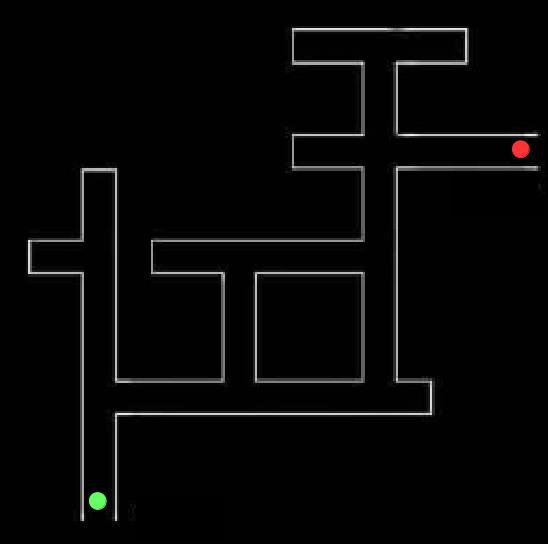
//> input picture maze4.png, 548 x 544 px
$ ./test   (built with g++ and OpenCV 4)
//> lines starting //> are read from the running program, lines starting //| are printed output that depends on the picture; after the words box and inside, x2 and y2 are one past the last pixel; in counts of white or black regions, pixels touching at a corner belong together
#include <opencv2/highgui/highgui.hpp>
#include <opencv2/imgproc/imgproc.hpp>
#include <cmath>
#include <iostream>
#include <stdio.h>
#include <stdlib.h>
#include <limits>

using namespace cv;
using namespace std;

int thresh = 125;
int max_thresh = 255;

float dist_two_points(Point2d p1, Point2d p2)
{
	return sqrt(pow(p1.x-p2.x,2) + pow(p1.y - p2.y,2));
}

Mat binary(Mat a)
{
    int i,j;
    for(i=0; i<a.rows; i++)
        for(j=0; j<a.cols; j++)
        {
            if(a.at<uchar>(i,j) < 50) a.at<uchar>(i,j) = 0;
            else a.at<uchar>(i,j) = 255;
        }

    return a;
}

int isgreen(Mat a, int i, int j)
{
	if(a.at<Vec3b>(i,j)[1] - a.at<Vec3b>(i,j)[2] > 20 && a.at<Vec3b>(i,j)[1] - a.at<Vec3b>(i,j)[0] > 20) return 1;
	return 0;
}

int isred(Mat a, int i, int j)
{
	if(a.at<Vec3b>(i,j)[2] - a.at<Vec3b>(i,j)[0] > 50 && a.at<Vec3b>(i,j)[2] - a.at<Vec3b>(i,j)[1] > 50) return 1;
	return 0;
}

void find_src_dest(Mat a, Point2d array[])
{
	int i1,i2,j;
	int Gflag = 1, Rflag = 1;
	for(i1=0; i1<a.rows && (Gflag || Rflag); i1++)
		for(j=0 ;j<a.cols && (Gflag || Rflag); j++)
		{
			if(isgreen(a,i1,j) && Gflag)
			{
				for(i2=i1+1; isgreen(a,i2,j); i2++);
				i2--;
				array[0].x = (i1+i2)>>1;
				array[0].y = j;
				Gflag = 0;
			}

			if(isred(a,i1,j) && Rflag)
			{
				for(i2=i1+1; isred(a,i2,j); i2++);
				i2--;
				array[1].x = (i1+i2)>>1;
				array[1].y = j;
				Rflag = 0;
			}
		}
}

Mat remove_src_dest(Mat a)
{
	int i,j,k;
	for(i=0; i<a.rows; i++)
		for(j=0; j<a.cols; j++)
			if(isgreen(a,i,j) || isred(a,i,j))
				for(k=0; k<=2; k++) a.at<Vec3b>(i,j)[k] = 0;

	return a;
}

int isValid(int i, int j, int rows, int cols)
{
	if(i < 0 || j < 0 || i >= rows || j >= cols)
	{
		return 0;
	}
	return 1;
}

Mat isolate_path(Mat c, Mat path)
{
	int i,j,k, flag = 0;
	k = 5;
	for(i = 0; i < c.rows; i++)
	{
		for(j = 0; j < c.cols;j++)
		{
			flag = 0;
			if(isValid(i + k,j,c.rows,c.cols) && isValid(i, j + k, c.rows, c.cols))
			{
				if(path.at<uchar>(i+k,j) >= 128 && path.at<uchar>(i-k, j) >= 128 && c.at<uchar>(i,j) < 100)
				{
					//cout<<"alright"<<endl;
					flag = 1;
				}
				if(path.at<uchar>(i,j+k) >= 128 && path.at<uchar>(i, j-k) >= 128 && c.at<uchar>(i,j) < 100)
				{
					//cout<<"alright"<<endl;
					flag = 1;
				}
				if(path.at<uchar>(i+k,j+k) >= 128 && path.at<uchar>(i-k, j-k) >= 128 && path.at<uchar>(i-k,j+k) >= 128 && path.at<uchar>(i+k,j-k) >=128 && c.at<uchar>(i,j) < 100)
				{
					//cout<<"alright"<<endl;
					flag = 1;
				}
			}
			if(!flag)
			{
				c.at<uchar>(i,j) = 255;
			}
		}
	}
	return c;
}

Mat cornerHarris_demo(Mat c)
{

  Mat dst, dst_norm, dst_norm_scaled;
  dst = Mat::zeros( c.size(), CV_32FC1 );

  /// Detector parameters
  int blockSize = 2;
  int apertureSize = 3;
  double k = 0.04;

  /// Detecting corners
  cornerHarris( c, dst, blockSize, apertureSize, k, BORDER_DEFAULT );

  /// Normalizing
  normalize( dst, dst_norm, 0, 255, NORM_MINMAX, CV_32FC1, Mat() );
  convertScaleAbs( dst_norm, dst_norm_scaled );

  /// Drawing a circle around corners
  Mat corners(c.rows, c.cols, CV_8UC1, Scalar(0));
  for( int j = 0; j < dst_norm.rows ; j++ )
     { for( int i = 0; i < dst_norm.cols; i++ )
          {
            if( (int) dst_norm.at<float>(j,i) > thresh )
              {
               circle( dst_norm_scaled, Point( i, j ), 5,  Scalar(0), 2, 8, 0 );
               corners.at<uchar>(j,i) = 255;
              }
          }
     }
  /// Showing the result
  namedWindow( "cornerHarris", WINDOW_NORMAL);
  namedWindow( "corners", WINDOW_NORMAL);
  imshow( "cornerHarris", dst_norm_scaled );
  imshow( "corners", corners );
  while(1)
  {
  	int flag = waitKey(10);
  	if(flag == 27) break;
  }

  return corners;
}


vector<Point2d> refine_corners(Mat corners, int k)
{
	vector<Point2d> vertices;
	int i,j;
	for(i=0; i<corners.rows; i++)
		for(j=0; j<corners.cols; j++)
		{
			if(corners.at<uchar>(i,j) == 255)
			{
				vector<Point2d> neighbors;
				int p,q;
				for(p=i-k; p<=i+k; p++)
					for(q=j-k; q<=j+k; q++)
					{
						if(isValid(p,q,corners.rows,corners.cols) && corners.at<uchar>(p,q))
						{
							Point2d temp;
							temp.x = p;
							temp.y = q;
							neighbors.push_back(temp);
							corners.at<uchar>(p,q) = 0;
						}
					}
				//printf("No. of neighbors = %d\n",(int)neighbors.size());
				if(neighbors.size() == 0) continue;
				int x=0,y=0,iter;
				for(iter=0; iter<neighbors.size(); iter++)
				{
					x += neighbors[iter].x;
					y += neighbors[iter].y;
				}
				x /= neighbors.size();
				y /= neighbors.size();
				Point2d temp;
				temp.x = x;
				temp.y = y;
				vertices.push_back(temp);
			}
		}

	return vertices;
}

void path_exists(Mat a, vector<Point2d> &vertices, int **path_matrix)
{
	int i,j,k;
	for(i=0; i<vertices.size(); i++)
		for(j=i+1; j<vertices.size(); j++)
		{	Point2d p1 = vertices[i], p2 = vertices[j];
			float distance = sqrt(pow(p1.x - p2.x, 2) + pow(p1.y - p2.y, 2));
			Point2d in_between;
			int flag = 0;
			for(k = 0; k <= distance; k++)
			{
				in_between.x = (k*p2.x + (distance - k)*p1.x)/distance;
				in_between.y = (k*p2.y + (distance - k)*p1.y)/distance;
				if(a.at<uchar>(in_between.x, in_between.y) == 255) {flag = 1; break;}
			}
			if(flag == 0){path_matrix[i][j] = 1; path_matrix[j][i] = 1;}
		}
}

int index_of_best_node(int *visited, int** path_matrix, vector<Point2d> &distinct_corners, vector<float> &dist)
{
	int i,j,k;
	int n = distinct_corners.size();
	int  min_dist = 10000000;
	j = -1;
	for(i = 0; i < n; i++)
	{
		if(dist[i] < min_dist && visited[i] == 0)
		{
			min_dist = dist[i];
			j = i;
		}
	}
	return j;
}

void dijkstra(vector<Point2d> &distinct_corners, int start_index, int end_index, int *visited, int** path_matrix, vector<int> &baap_ka_index)
{
	int i,j,k;
	int n = distinct_corners.size();
	vector<float> dist(n);
	for(i = 0; i < n; i++)
	{
		if(i != start_index)
		{
			dist[i] = 10000000;
		}
		else
			dist[i] = 0;
		baap_ka_index[i] = -1;
	}
	int curr_node_index;
	float temp_dist;
	while(1)
	{
		//cout<<"Dijkstra running..."<<endl;
		if(curr_node_index == end_index) break;
		curr_node_index = index_of_best_node(visited, path_matrix, distinct_corners, dist);
		// [4 lines of commented-out code are left out]
		for(j = 0; j < n; j++)
		{
			if(curr_node_index == -1) continue;
			if(path_matrix[curr_node_index][j] == 1)
			{
				temp_dist = dist[curr_node_index] + dist_two_points(distinct_corners[curr_node_index], distinct_corners[j]);
				if(temp_dist < dist[j])
				{
					dist[j] = temp_dist;
					baap_ka_index[j] = curr_node_index;
				}
			}
		}
		//cout<<baap_ka_index[j]<<endl;
		visited[curr_node_index] = 1;
	}
	//cout<<"Hello"<<endl;   //Just like that :P

}

void draw_final_path(vector<Point2d> &distinct_corners, int end_index, int start_index, Mat b, vector<int> &baap_ka_index)
{
	Point2d curr_node;
	curr_node.x = distinct_corners[end_index].x;
	curr_node.y = distinct_corners[end_index].y;
	Point2d baap_node;
	int curr_index = end_index;
	int baap_index = baap_ka_index[curr_index];
	while(1)
	{
		if(curr_node.x == distinct_corners[start_index].x && curr_node.y == distinct_corners[start_index].y)
		{
			break;
		}
		baap_node.x = distinct_corners[baap_index].x;
		baap_node.y = distinct_corners[baap_index].y;
		Point2d start, end;
		start.x = curr_node.y;
		start.y = curr_node.x;
		end.x = baap_node.y;
		end.y = baap_node.x;
		line(b, start, end, Scalar(255,0,0), 2 , 8);
		curr_node = baap_node;
		curr_index = baap_index;
		baap_index = baap_ka_index[curr_index];

	}
}

int main()
{
	Mat a = imread("maze4.png",1);
//> a is the input picture: 544 rows x 548 cols, CV_8UC3; mean B, G, R 6.9, 7, 7.1
	Mat original = a.clone();

	//printf("%d %d",isgreen(a,44,452),isred(a,44,452));

	int i,j;
	// [6 lines of commented-out code are left out]

	namedWindow("Original",WINDOW_NORMAL);
	imshow("Original",a);
	while(1)
	{
		int flag = waitKey(10);
//> the Esc key is pressed
		if(flag == 27) break;
	}

	Point2d array[2];

	find_src_dest(a,array);
//> after the loop in find_src_dest, `for(i1=0; i1<a.rows && (Gflag || Rflag); i1++)`: i2 = 509; Gflag = 0
//> array = 2 Points (x, y): [500, 94], [148, 518]

	a = remove_src_dest(a);
//> after the loop in remove_src_dest, `for(i=0; i<a.rows; i++)`:
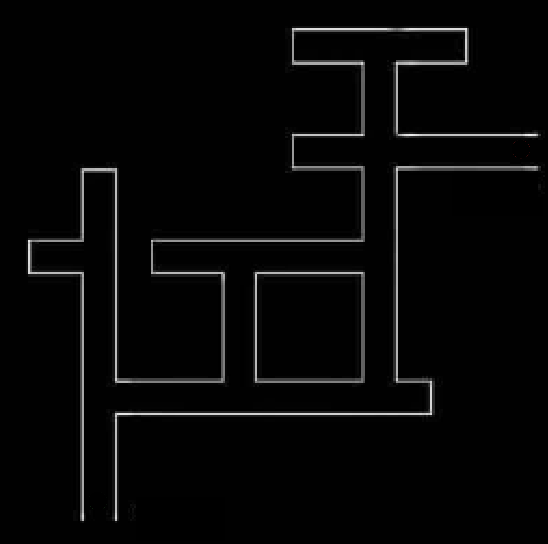
//> a: 544 rows x 548 cols, CV_8UC3; 0.18% of pixels changed, all inside (x1, y1, x2, y2) = (89, 140, 530, 510)

	cvtColor(a,a,CV_BGR2GRAY);
//> a: 544 rows x 548 cols, CV_8UC1

	namedWindow("Before Binary",WINDOW_NORMAL);
	imshow("Before Binary",a);
	while(1)
	{
		int flag = waitKey(10);
//> the Esc key is pressed
		if(flag == 27) break;
	}

	Mat b(a.rows,a.cols,CV_8UC1,Scalar(0));

	int low=130,high=20;

	GaussianBlur(a,b,Size(5,5),1.5,1.5);
	Canny(b,b,low,high);
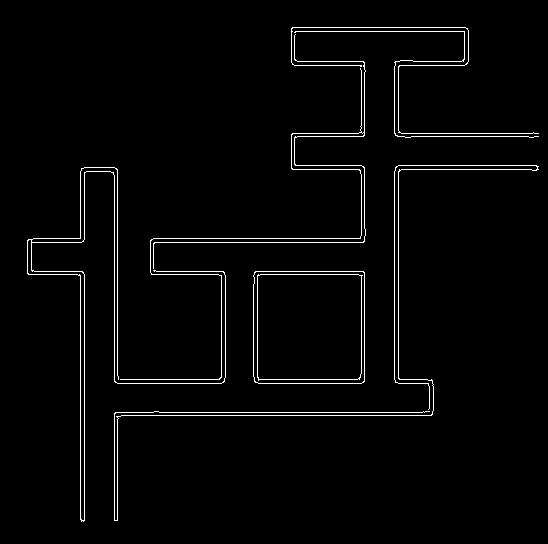
//> b: 544 rows x 548 cols, CV_8UC1; 2.3% white in thin lines or dots, all inside (x1, y1, x2, y2) = (27, 27, 539, 522)

	namedWindow("Gauss + Canny",WINDOW_NORMAL);
	imshow("Gauss + Canny",b);
	while(1)
	{
		int flag=waitKey(30);
//> the Esc key is pressed
		if(flag==27) break;
	}

	vector<std::vector<cv::Point> > contours;
    findContours(b, contours, CV_RETR_EXTERNAL, CV_CHAIN_APPROX_NONE);
//> contours = 6 contours, 3 with area under 20; largest, box (x1, y1, x2, y2) and area: (253, 271, 365, 384) 12407, (27, 167, 226, 522) 1297, (120, 34, 366, 380) 26
    Mat path = Mat::zeros(b.size(), CV_8UC1);
    drawContours(path, contours, -1, CV_RGB(255,255,255), 1);

    // [7 lines of commented-out code are left out]
    Mat temp_path = path.clone();
    Mat temp_kernel = Mat::ones(2,2, CV_8UC1);
    dilate(temp_path, temp_path, temp_kernel);
//> temp_path: 544 rows x 548 cols, CV_8UC1; 4.3% white in thin lines or dots, all inside (x1, y1, x2, y2) = (27, 27, 540, 523)
    Mat kernel = Mat::ones(24,24, CV_8UC1);
    dilate(path, path, kernel);
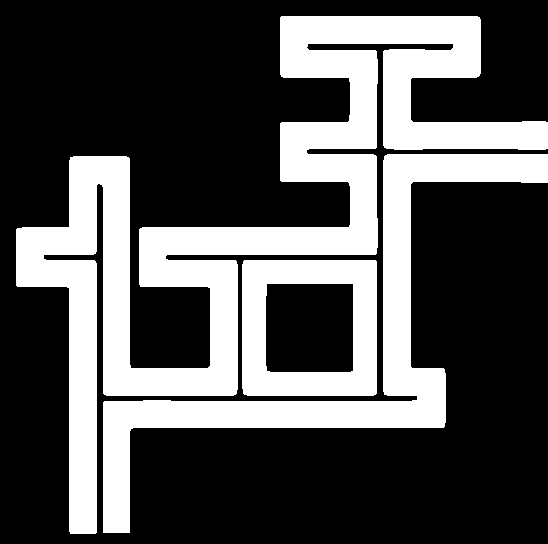
//> path: 544 rows x 548 cols, CV_8UC1; 31.7% white; 3 white regions, box (x1, y1, x2, y2) and area: (16, 16, 548, 534) 60027, (103, 154, 548, 533) 23872, (242, 260, 377, 396) 10705

    imshow("Dilated",path);
    while(1)
    {
        int flag = waitKey(10);
//> the Esc key is pressed
        if(flag == 27) break;
    }

    Mat c = path.clone();
	c = binary(c);

	c = isolate_path(c, path);
//> after the loop in isolate_path, `for(i = 0; i < c.rows; i++)`:
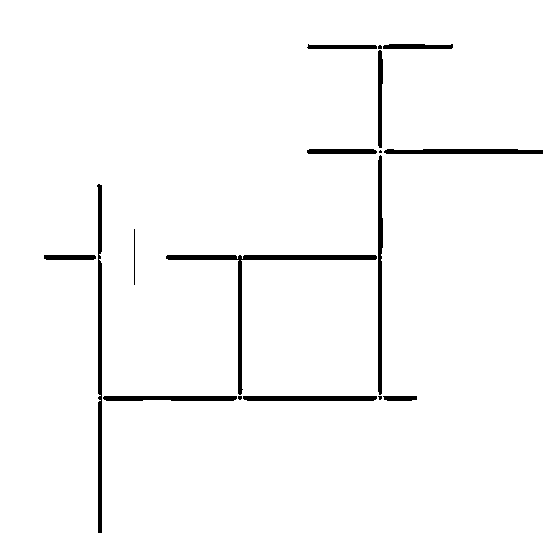
//> c: 544 rows x 548 cols, CV_8UC1; 97.4% white; 17 black regions (4 under 20 px), largest, box (x1, y1, x2, y2) and area: (166, 255, 377, 395) 1575, (97, 184, 102, 533) 1369, (378, 155, 383, 395) 975
//> after the loop in isolate_path, `for(i = 0; i < c.rows; i++)`: flag = 0

	namedWindow("isolate_path",WINDOW_NORMAL);
	imshow("isolate_path",c);
	while(1)
	{
		int flag = waitKey(10);
//> the Esc key is pressed
		if(flag == 27) break;
	}

	namedWindow("cornerHarris",WINDOW_NORMAL);
	//createTrackbar("Threshold: ", "cornerHarris", &thresh, max_thresh, cornerHarris_demo);

	Mat corners = cornerHarris_demo(c);
//> after the loop in cornerHarris_demo, `for( int j = 0; j < dst_norm.rows ; j++ )`:
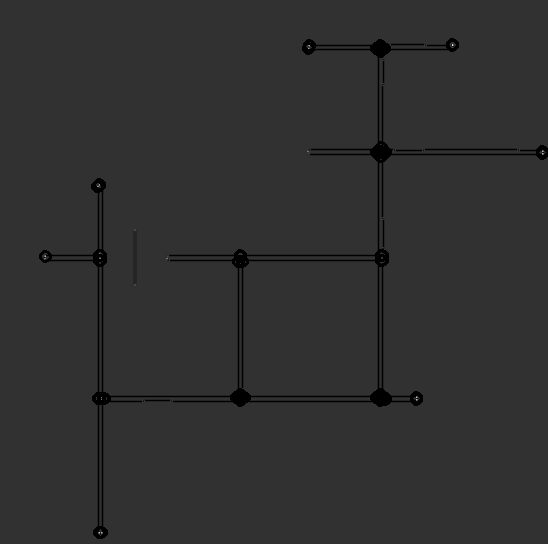
//> dst_norm_scaled: 544 rows x 548 cols, CV_8UC1; min 0, max 245, mean 47.8
//> after the loop in cornerHarris_demo, `for( int j = 0; j < dst_norm.rows ; j++ )`:
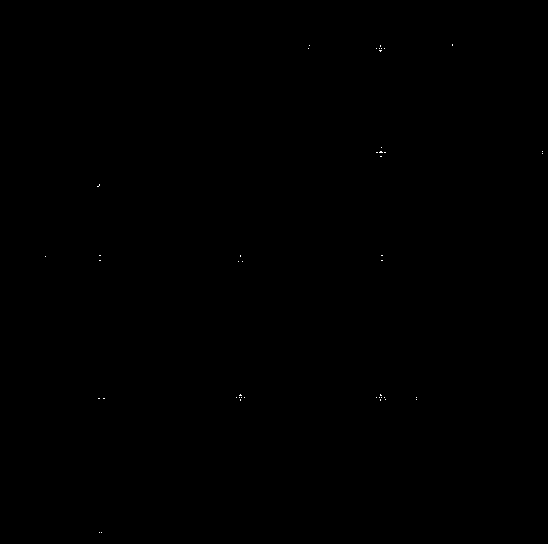
//> corners: 544 rows x 548 cols, CV_8UC1; 0.02% white in thin lines or dots, all inside (x1, y1, x2, y2) = (45, 44, 543, 533)
//> the Esc key is pressed

	imshow("to check",temp_path);
	while(1)
	{
		int flag = waitKey(10);
//> the Esc key is pressed
		if(flag == 27) break;
	}

	vector<Point2d> vertices = refine_corners(corners, 10);
//> after the loop in refine_corners, `for(i=0; i<corners.rows; i++)`: corners: 544 rows x 548 cols, CV_8UC1; 74 pixels changed, all inside (x1, y1, x2, y2) = (45, 44, 543, 533)
//> after the loop in refine_corners, `for(i=0; i<corners.rows; i++)`: vertices = 15 Points (x, y), first 12: [44, 452], [46, 308], [48, 380], [152, 380], [152, 542], [185, 98], [257, 99], [258, 240], [257, 381], [256, 45], [396, 240], [397, 380]

	Mat refined(corners.rows, corners.cols, CV_8UC1, Scalar(0));
	for(i=0; i<vertices.size(); i++)
		refined.at<uchar>(vertices[i].x,vertices[i].y) = 255;
//> this loop made 15 passes

	namedWindow("Refined",WINDOW_NORMAL);
	imshow("Refined",refined);
	while(1)
	{
		int flag = waitKey(10);
//> the Esc key is pressed
		if(flag == 27) break;
	}

	int **path_matrix = (int **)malloc(vertices.size()*sizeof(int *));
	for(i=0; i<vertices.size(); i++)
		path_matrix[i] = (int *)malloc(vertices.size()*sizeof(int));


	// [18 lines of commented-out code are left out]

	vector<int> baap_ka_index(vertices.size());

	int start_index, end_index;

	int min_dist = INT_MAX;
	for(i=0; i<vertices.size(); i++)
		if(dist_two_points(array[0],vertices[i]) < min_dist) {start_index=i; min_dist = dist_two_points(array[0],vertices[i]);}
//> this loop made 15 passes
//> min_dist on passes 1, 2, 4, 6, 7, 11, 14, 15: 579, 501, 450, 315, 243, 179, 102, 32
//> after the loop, start_index = 14; min_dist = 32
	min_dist = INT_MAX;
	for(i=0; i<vertices.size(); i++)
		if(dist_two_points(array[1],vertices[i]) < min_dist) {end_index=i; min_dist = dist_two_points(array[1],vertices[i]);}
//> this loop made 15 passes
//> min_dist on passes 1, 5: 123, 24
//> after the loop, end_index = 4; min_dist = 24

	//printf("%f %f\n%f %f\n",vertices[start_index].x,vertices[start_index].y,vertices[end_index].x, vertices[end_index].y);

	int *visited = (int *)malloc(vertices.size()*sizeof(int));

	for(i=0; i<vertices.size(); i++)
	{
		visited[i] = 0;
		for(j=0; j<vertices.size(); j++) path_matrix[i][j] = 0;
	}

	path_exists(temp_path,vertices,path_matrix);
//> the loop in path_exists, `for(i=0; i<vertices.size(); i++)` made 15 passes

	dijkstra(vertices, start_index, end_index, visited, path_matrix, baap_ka_index);
//> in dijkstra, `int n = distinct_corners.size();`: n = 15
//> the loop in dijkstra, `for(i = 0; i < n; i++)` made 15 passes
//> the loop in dijkstra, `while(1)` made 14 passes
//> (curr_node_index, temp_dist) on passes 1 to 12: (14, 134), (13, 268), (10, 412), (6, 550), (9, 383), (5, 694), (7, 549), (11, 692), (12, 764), (8, 692), (3, 902), (2, 1110)
//> after the loop in dijkstra, `while(1)`: temp_dist = 981; baap_ka_index = [2, 2, 8, 8, 3, 14, 14, 10, 7, 6, 13, 13, 13, 14, -1]

	draw_final_path(vertices, end_index, start_index, original, baap_ka_index);
//> in draw_final_path, `curr_node.x = distinct_corners[end_index].x;`: curr_node = Point(152, 0)
//> in draw_final_path, `curr_node.y = distinct_corners[end_index].y;`: curr_node = Point(152, 542)
//> in draw_final_path, `int curr_index = end_index;`: curr_index = 4
//> in draw_final_path, `int baap_index = baap_ka_index[curr_index];`: baap_index = 3
//> the loop in draw_final_path, `while(1)` made 7 passes
//> (curr_node, curr_index, baap_index) on passes 1 to 6: (Point(152, 380), 3, 8), (Point(257, 381), 8, 7), (Point(258, 240), 7, 10), (Point(396, 240), 10, 13), (Point(398, 101), 13, 14), (Point(532, 100), 14, -1)
//> after the loop in draw_final_path, `while(1)`:
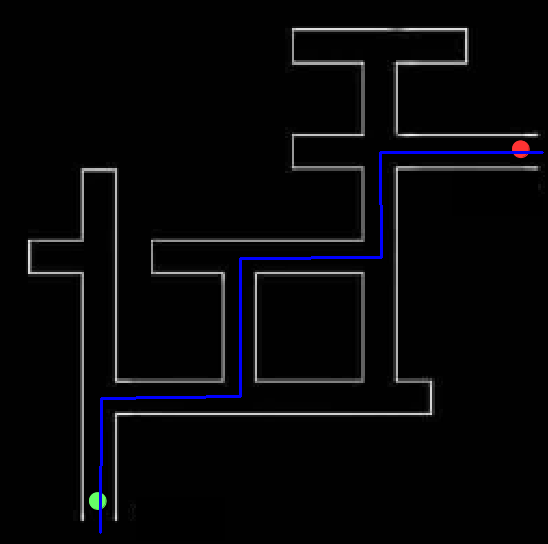
//> b: 544 rows x 548 cols, CV_8UC3; 0.82% of pixels changed, all inside (x1, y1, x2, y2) = (99, 151, 544, 534)

	namedWindow("Final",WINDOW_NORMAL);
	imshow("Final",original);
	while(1)
	{
		int flag = waitKey(10);
//> the Esc key is pressed
		if(flag == 27) break;
	}

	return 0;
}

$ run again, with Dilated.png copied over maze4.png
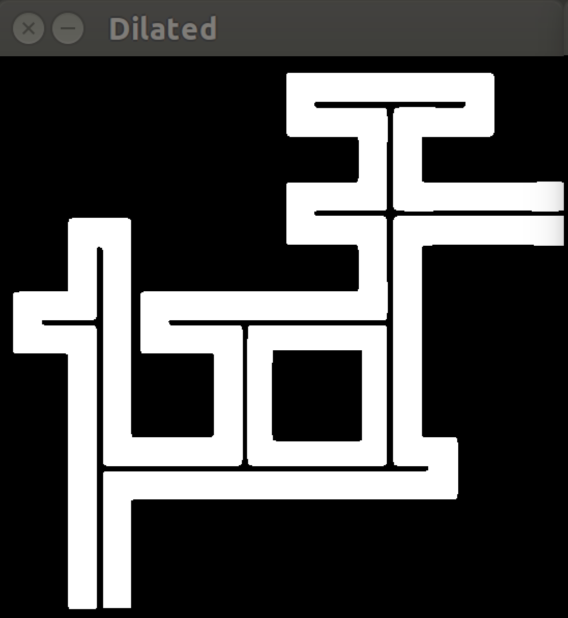
//> input picture Dilated.png, 568 x 618 px
//> a is the input picture: 618 rows x 568 cols, CV_8UC3; mean B, G, R 79.3, 79.6, 79.7
//> after the loop in find_src_dest, `for(i1=0; i1<a.rows && (Gflag || Rflag); i1++)`: i2 = 0; Gflag = 1
//> a: 618 rows x 568 cols, CV_8UC1
//> `Canny(b,b,low,high);`:
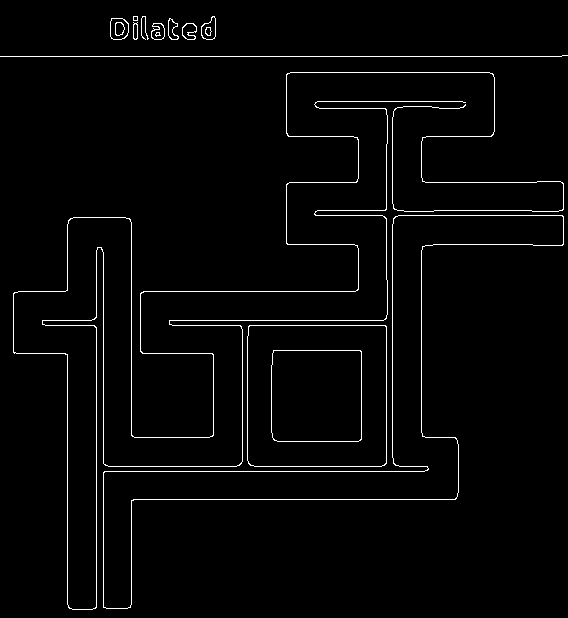
//> b: 618 rows x 568 cols, CV_8UC1; 2.4% white in thin lines or dots
//> contours = 12 contours, 3 with area under 20; largest, box (x1, y1, x2, y2) and area: (103, 215, 564, 609) 25620, (247, 325, 387, 467) 19568, (110, 18, 129, 40) 342, (201, 16, 216, 40) 238, (182, 23, 197, 40) 173
//> temp_path: 618 rows x 568 cols, CV_8UC1; 4.5% white in thin lines or dots
//> after the loop in isolate_path, `for(i = 0; i < c.rows; i++)`: flag = 0
//> after the loop in cornerHarris_demo, `for( int j = 0; j < dst_norm.rows ; j++ )`:
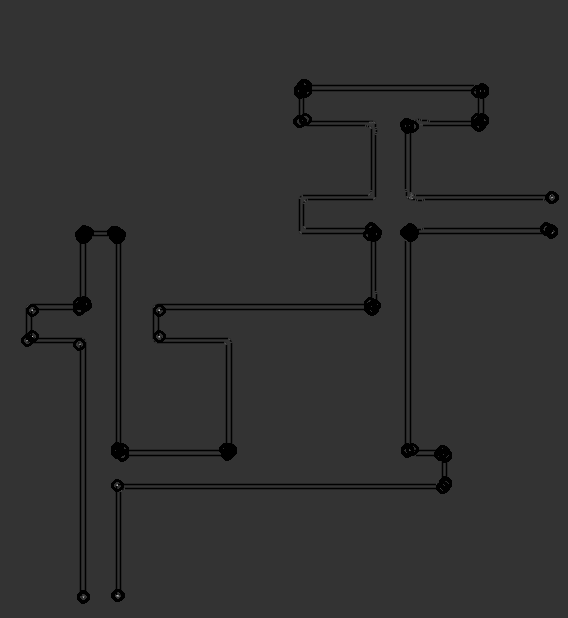
//> dst_norm_scaled: 618 rows x 568 cols, CV_8UC1; min 0, max 189, mean 49.1
//> after the loop in refine_corners, `for(i=0; i<corners.rows; i++)`: vertices = 26 Points (x, y), first 12: [87, 303], [90, 480], [120, 301], [122, 479], [125, 408], [197, 551], [231, 372], [229, 548], [232, 409], [234, 83], [234, 116], [305, 81]
//> the loop `for(i=0; i<vertices.size(); i++)` made 26 passes
//> the loop `for(i=0; i<vertices.size(); i++)` made 26 passes
//> min_dist on passes 1, 10: 315, 248
//> after the loop `for(i=0; i<vertices.size(); i++)`: array = 2 Points (x, y): [0, 0], [0, 0]; start_index = 9; min_dist = 248
//> after the loop `for(i=0; i<vertices.size(); i++)`: end_index = 9; min_dist = 248
//> the loop in path_exists, `for(i=0; i<vertices.size(); i++)` made 26 passes
//> n = 26
//> the loop in dijkstra, `for(i = 0; i < n; i++)` made 26 passes
//> the loop in dijkstra, `while(1)` made 2 passes
//> (n in index_of_best_node, curr_node_index, temp_dist) on pass 1: (26, 9, 71.03)
//> after the loop in dijkstra, `while(1)`: dist = 26 values, max 10000000 at index 0, min 0 at index 9, mean 8846157.8; temp_dist = 71.03; baap_ka_index = 26 values, max 9 at index 10, min -1 at index 0, mean -0.231
//> in draw_final_path, `curr_node.x = distinct_corners[end_index].x;`: curr_node = Point(234, 0)
//> in draw_final_path, `curr_node.y = distinct_corners[end_index].y;`: curr_node = Point(234, 83)
//> curr_index = 9
//> baap_index = -1
